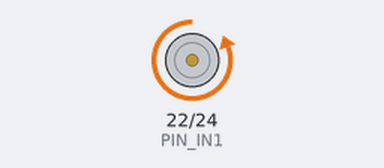
Recording of a sketch running on a simulated Arduino Mega 2560, built with avr-gcc and run on an emulated ATmega2560. Shown: motor-driver pin pairs drawn as motors (green arrow = first pin HIGH = forward, orange = second pin HIGH = backward, longer = more drive, scaled by the enable pin). What the sketch prints to the serial monitor is not drawn.

Above: at 2.0 s.
At 4.5 s:
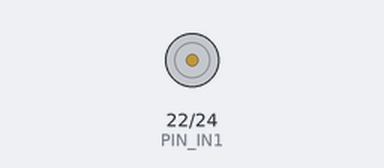
At 7.0 s:
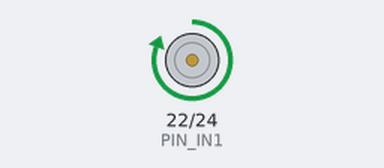
Timing chart, 0 to 13.0 s (numbered marks = the images above):
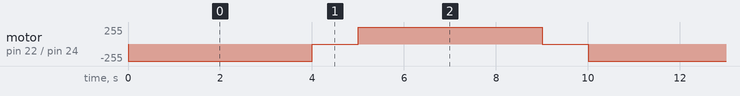

Measured:
- by itself, motor on pin 22 (PIN_IN1) / pin 24 (PIN_IN2): repeats every 10.0 s: stopped 1.0 s, forward 255/255 4.0 s, stopped 1.0 s, backward 255/255 4.0 s

The sketch:

hubeeTest2.ino
```cpp
/* hubeeTest2.ino
 *
 * James Reed, CpE
 * Created 2/9/2014
 *
 * This file contains a working test for the HUBeeBMDwheel class.
 */
#include "Hubee.h"
#include <Arduino.h>
//****************Pin Assignments*****************
// HuBee wheel reference: http://www.creative-robotics.com/bmdsresources
//
// Pin IN1 on hubee wheel. Digital pin 22
static const unsigned int PIN_IN1 = 22;
//
// Pin IN2 on hubee wheel. Digital pin 24
static const unsigned int PIN_IN2 = 24;
//
// PWM pin on hubee wheel. PWM pin 9
static const unsigned int PIN_PWM = 9;

//Standby pin on hubee
static const unsigned int PIN_STANDBY = 26;

//***************Wire assignments ***************
//
// BLACK: GND
// WHITE: +V
// GREY: IN1
// PURPLE: IN2
// BLUE: PWM
// GREEN: Standby (active low - can be left disconnected)
// YELLOW/ORANGE: Quadrature sensor channels A and B (not used in this)
//
Hubee wheel; // create our wheel object

int Speed = 255; // static speed for testing purposes

signed int timeout= -254; // demonstration timeout

void setup()
{

  Serial.begin(9600);

  //setup our pins and motor Power
  wheel.setup(PIN_IN1, PIN_IN2, PIN_PWM, 255);
}

void loop()
{
   Serial.print("loop()\n");
   //Serial.print(wheel.getMotorPower());
   Serial.print("\n");

   //Definitely works...
   //digitalWrite(PIN_IN1, LOW);
   //digitalWrite(PIN_IN2, HIGH);
   //analogWrite(PIN_PWM, 255);
   //------------------------------

   wheel.forward();
   delay(4000);
   wheel.stop();
   delay(1000);
   wheel.backward();
   delay(4000);
   wheel.stop();
   delay(1000);
}
```

Hubee.cpp
```cpp
/*HUB-ee BMD Arduino Lib
Provides an object for a single motor using the BMD motor driver, includes optional standby control.
Designed for the BMD or BMD-S motor driver which uses the Toshiba TB6593FNG motor driver IC
Created by Creative Robotics Ltd in 2012.
Released into the public domain.
*/
#include "Hubee.h"

Hubee::Hubee(){}

void Hubee::setup(int In1Pin, int In2Pin, int PWMPin, unsigned int motorPower)
{
    IN1 = In1Pin;
    IN2 = In2Pin;
    PWM = PWMPin;
    pinMode(IN1, OUTPUT);
    pinMode(IN2, OUTPUT);

    this->motorPower = motorPower;
    movingForward = true;
}

void Hubee::stop() {
    analogWrite(PWM, 0);
    digitalWrite(IN1, HIGH);
    digitalWrite(IN2, HIGH);
}

void Hubee::forward() {
    setMotor(HIGH);
    movingForward = true;
}

void Hubee::backward() {
    setMotor(LOW);
    movingForward = false;
}

//set the motor - public function
void Hubee::setMotorPower(int motorPower) {
    if (motorPower < 0) {
        movingForward = false;
    }
    else if (motorPower > 0) {
        movingForward = true;
    }
    //write the speed value to PWM
    analogWrite(PWM, motorPower);
}

void Hubee::setMotor(bool motorDirection) {

    //Serparate case for stopping motor
    if(motorPower == 0) {
        stop();
        return;
    }

    //write the speed value to PWM
    analogWrite(PWM, motorPower);

    //Forward
    if (motorDirection) {
        digitalWrite(IN1, LOW);
        digitalWrite(IN2, HIGH);
    }
    //Backward
    else {
        digitalWrite(IN1, HIGH);
        digitalWrite(IN2, LOW);
    }
}
```

Hubee.h
```cpp
/*HUB-ee BMD Arduino Lib
Provides an object for a single motor using the BMD motor driver, includes optional standby control.
Designed for the BMD or BMD-S motor driver which uses the Toshiba TB6593FNG motor driver IC
Created by Creative Robotics Ltd in 2012.
Released into the public domain.
*/
#ifndef HUBeeBMDWheel_H
#define HUBeeBMDWheel_H
#include <Arduino.h>

class Hubee
{
	public:
		Hubee();
		void setup(int In1Pin, int In2Pin, int PWMPin, unsigned int motorPower = 255);
		//Stop the motors with braking
		void stop();
		//Move forward
		void forward();
		//Move backward
		void backward();
		void setMotorPower(int motorPower);

	private:
		void setMotor(bool direction);
		int motorPower;
		bool movingForward;

		//pin assignments
		unsigned int IN1;
		unsigned int IN2;
		unsigned int PWM;
};
#endif
```
